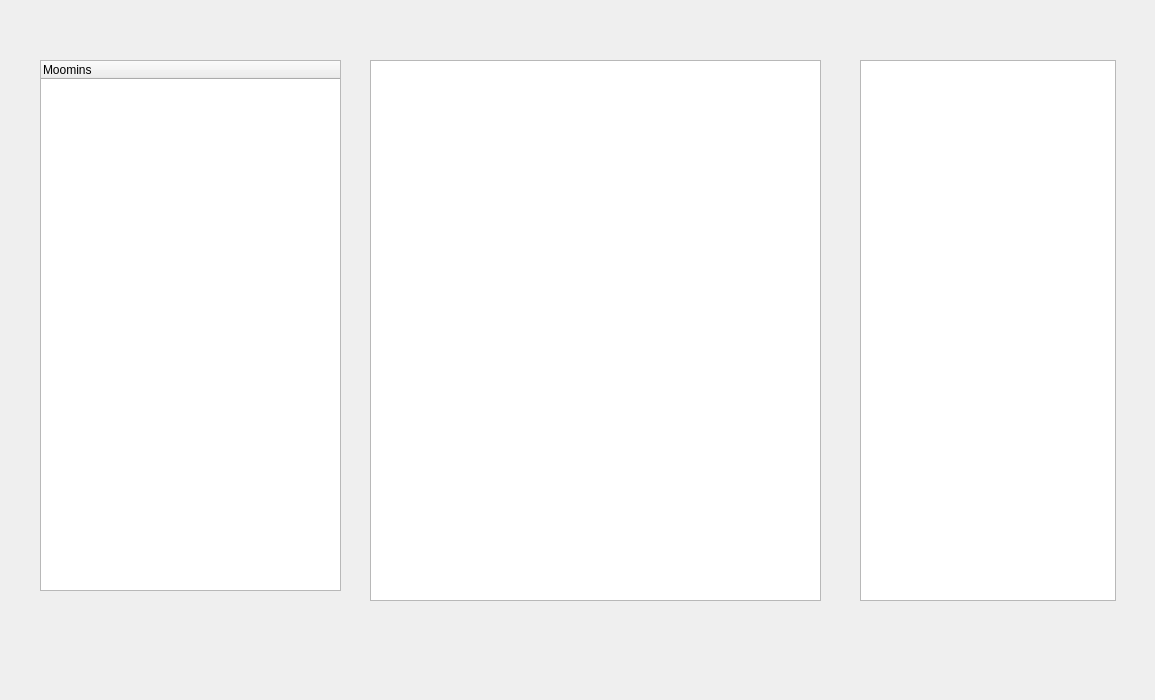
<?xml version="1.0" encoding="UTF-8"?>
<ui version="4.0">
 <class>Form</class>
 <widget class="QWidget" name="Form">
  <property name="geometry">
   <rect>
    <x>0</x>
    <y>0</y>
    <width>1155</width>
    <height>700</height>
   </rect>
  </property>
  <property name="windowTitle">
   <string>Form</string>
  </property>
  <widget class="QTreeWidget" name="treeWidget">
   <property name="geometry">
    <rect>
     <x>40</x>
     <y>60</y>
     <width>301</width>
     <height>531</height>
    </rect>
   </property>
   <column>
    <property name="text">
     <string>Moomins</string>
    </property>
   </column>
  </widget>
  <widget class="QTableWidget" name="tableWidget">
   <property name="geometry">
    <rect>
     <x>370</x>
     <y>60</y>
     <width>451</width>
     <height>541</height>
    </rect>
   </property>
   <property name="wordWrap">
    <bool>false</bool>
   </property>
   <property name="cornerButtonEnabled">
    <bool>false</bool>
   </property>
   <attribute name="horizontalHeaderVisible">
    <bool>false</bool>
   </attribute>
   <attribute name="horizontalHeaderHighlightSections">
    <bool>false</bool>
   </attribute>
   <attribute name="verticalHeaderVisible">
    <bool>false</bool>
   </attribute>
  </widget>
  <widget class="QListWidget" name="listWidget">
   <property name="geometry">
    <rect>
     <x>860</x>
     <y>60</y>
     <width>256</width>
     <height>541</height>
    </rect>
   </property>
  </widget>
 </widget>
 <resources/>
 <connections/>
</ui>
